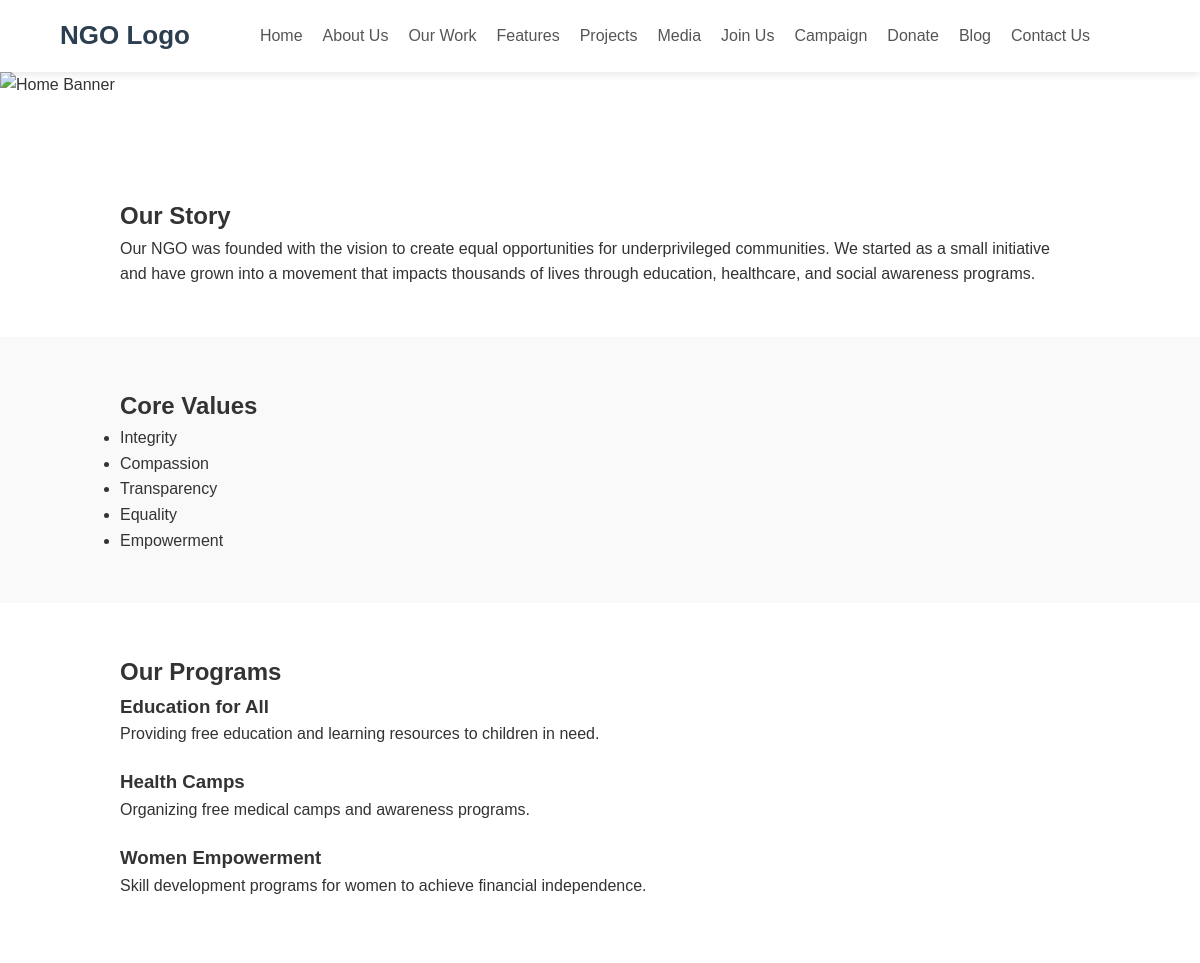
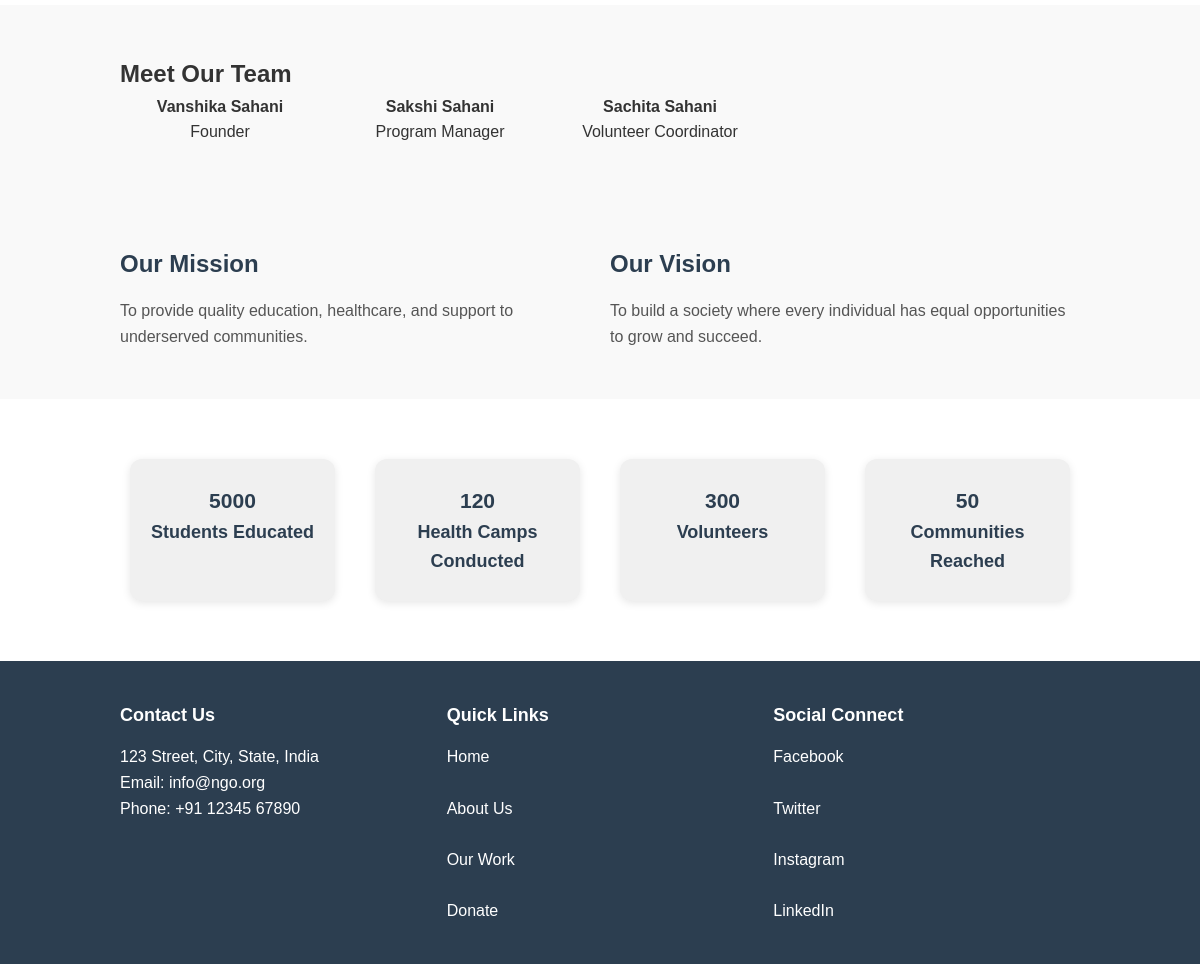
The page / on the database its author committed (2 pictures, top to bottom).
### accounts/models.py (models this page shows, shortened)
class OurStory(models.Model):
    content = models.TextField()
    created_at = models.DateTimeField(auto_now_add=True)
    updated_at = models.DateTimeField(auto_now=True)

class CoreValue(models.Model):
    value = models.CharField(max_length=255)
    created_at = models.DateTimeField(auto_now_add=True)
    updated_at = models.DateTimeField(auto_now=True)
    def __str__(self):
        return self.value

class Program(models.Model):
    name = models.CharField(max_length=255)
    description = models.TextField(blank=True, null=True)
    created_at = models.DateTimeField(auto_now_add=True)
    updated_at = models.DateTimeField(auto_now=True)

class TeamMember(models.Model):
    name = models.CharField(max_length=255)
    role = models.CharField(max_length=255)
    created_at = models.DateTimeField(auto_now_add=True)
    updated_at = models.DateTimeField(auto_now=True)

class MissionVision(models.Model):
    mission = models.TextField()
    vision = models.TextField()

class Impact(models.Model):
    title = models.CharField(max_length=255)
    value = models.IntegerField()

### accounts/views.py (the view)
# urls.py: path('', views.home, name='home'),  # This will be the homepage
def home(request):
    print("HOME VIEW RUNNING")
    story = OurStory.objects.first()
    values = CoreValue.objects.all()
    programs = Program.objects.all()
    team = TeamMember.objects.all()
    mission_vision = MissionVision.objects.first()
    impacts = Impact.objects.all()
    print("VALUES:", values)
    return render(request, 'index.html', {
        'story': story,
        'values': values,
        'programs': programs,
        'team': team,
        'mission_vision': mission_vision,
        'impacts': impacts,
    })

### templates/index.html (shortened to what this page needs)
{% load static %}
<!DOCTYPE html>
<html lang="en">
<head>
</head>
<body>
<header>
    <div class="logo">NGO Logo</div>
    <nav>
        <a href="#">Home</a>
        <a href="#">About Us</a>
        <a href="#">Our Work</a>
        <a href="#">Features</a>
        <a href="#">Projects</a>
        <a href="#">Media</a>
        <a href="#">Join Us</a>
        <a href="#">Campaign</a>
        <a href="#">Donate</a>
        <a href="#">Blog</a>
        <a href="#">Contact Us</a>
    </nav>
</header>
<section class="hero">
    <img src="{% static 'images/home.jpg' %}" alt="Home Banner">
</section>
<section style="padding:50px 10%; background:#fff;">
    <h2>Our Story</h2>
    <p>{{ story.content }}</p>
</section>
<section style="padding:50px 10%; background:#f9f9f9;">
    <h2>Core Values</h2>
    <ul>
        {% for value in values %}
            <li>{{ value.value }}</li>
        {% endfor %}
    </ul>
</section>
<section style="padding:50px 10%; background:#fff;">
    <h2>Our Programs</h2>
    {% for program in programs %}
        <div style="margin-bottom:20px;">
            <h3>{{ program.name }}</h3>
            <p>{{ program.description }}</p>
        </div>
    {% endfor %}
</section>
<section style="padding:50px 10%; background:#f9f9f9;">
    <h2>Meet Our Team</h2>
    <div style="display:flex; flex-wrap:wrap; gap:20px;">
        {% for member in team %}
            <div style="width:200px; text-align:center;">
                <h4>{{ member.name }}</h4>
                <p>{{ member.role }}</p>
            </div>
        {% endfor %}
    </div>
</section>
<section id="mission">
    <div class="column">
        <h4>Our Mission</h4>
        <p>{{ mission_vision.mission }}</p>
    </div>
    <div class="column">
        <h4>Our Vision</h4>
        <p>{{ mission_vision.vision }}</p>
    </div>
</section>
<section id="stats">
    {% for impact in impacts %}
        <div class="stat-card">
            <h3>{{ impact.value }}</h3>
            <p>{{ impact.title }}</p>
        </div>
    {% endfor %}
</section>
<footer>
    <div>
        <h4>Contact Us</h4>
        <p>123 Street, City, State, India</p>
        <p>Email: info@ngo.org</p>
        <p>Phone: +91 12345 67890</p>
    </div>
    <div>
        <h4>Quick Links</h4>
        <a href="#">Home</a><br>
        <a href="#">About Us</a><br>
        <a href="#">Our Work</a><br>
        <a href="#">Donate</a>
    </div>
    <div>
        <h4>Social Connect</h4>
        <a href="#">Facebook</a><br>
        <a href="#">Twitter</a><br>
        <a href="#">Instagram</a><br>
        <a href="#">LinkedIn</a>
    </div>
</footer>
</body>
</html>

### templates/index.html (style rules this page uses)
* { margin: 0; padding: 0; box-sizing: border-box; font-family: 'Arial', sans-serif; }
body { line-height: 1.6; color: #333; }
header { display: flex; justify-content: space-between; align-items: center; padding: 15px 5%; background: #fff; box-shadow: 0 2px 8px rgba(0, 0, 0, 0.1); position: sticky; top: 0; z-index: 1000; }
header .logo { font-weight: bold; font-size: 26px; color: #2c3e50; }
nav { display: flex; flex-wrap: wrap; justify-content: center; flex: 1; margin-left: 20px; }
nav a { text-decoration: none; color: #555; margin: 0 10px; font-weight: 500; white-space: nowrap; transition: color 0.3s; }
.hero { width: 100%; max-height: 600px; overflow: hidden; margin-bottom: 50px; position: relative; }
.hero img { width: 100%; height: 100%; object-fit: cover; display: block; transition: transform 0.5s ease; }
#mission { display: flex; justify-content: space-between; padding: 50px 10%; background: #f9f9f9; flex-wrap: wrap; gap: 20px; }
#mission .column { flex: 1; min-width: 280px; }
#mission h4 { color: #2c3e50; margin-bottom: 15px; font-size: 24px; }
#mission p { color: #555; line-height: 1.6; font-size: 16px; }
#stats { padding: 50px 10%; display: flex; justify-content: space-between; gap: 20px; background: #fff; flex-wrap: wrap; }
.stat-card { flex: 1; min-width: 200px; margin: 10px; background: #f0f0f0; padding: 25px 15px; text-align: center; border-radius: 12px; font-weight: bold; font-size: 18px; color: #2c3e50; box-shadow: 0 2px 8px rgba(0, 0, 0, 0.1); }
footer { background: #2c3e50; color: #fff; padding: 40px 10%; display: flex; justify-content: space-between; flex-wrap: wrap; gap: 20px; }
footer div { flex: 1; min-width: 220px; }
footer h4 { margin-bottom: 15px; font-size: 18px; }
footer p, footer a { color: #fff; text-decoration: none; line-height: 1.6; display: block; }

### rows shown on the page
OurStory: content "Our NGO was founded with the vision to create equal opportunities for underprivileged communities. We started as a small initiative and have grown into a movement that impacts thousands of lives through education, healthcare, and social awareness programs."
CoreValue: value "Integrity"
CoreValue: value "Compassion"
CoreValue: value "Transparency"
CoreValue: value "Equality"
CoreValue: value "Empowerment"
Program: name "Education for All", description "Providing free education and learning resources to children in need."
Program: name "Health Camps", description "Organizing free medical camps and awareness programs."
Program: name "Women Empowerment", description "Skill development programs for women to achieve financial independence."
TeamMember: name "Vanshika Sahani", role "Founder"
TeamMember: name "Sakshi Sahani", role "Program Manager"
TeamMember: name "Sachita Sahani", role "Volunteer Coordinator"
MissionVision: mission "To provide quality education, healthcare, and support to underserved communities.", vision "To build a society where every individual has equal opportunities to grow and succeed."
Impact: value "5000", title "Students Educated"
Impact: value "120", title "Health Camps Conducted"
Impact: value "300", title "Volunteers"
Impact: value "50", title "Communities Reached"
